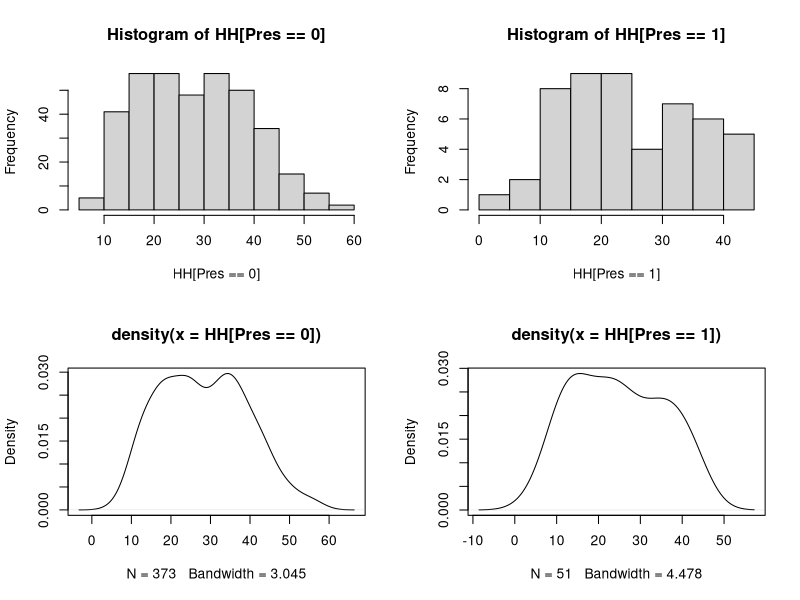
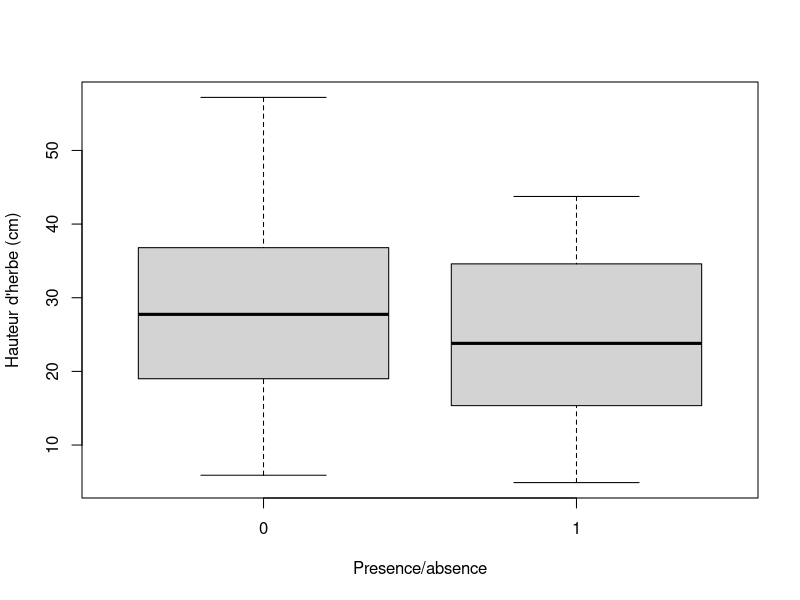
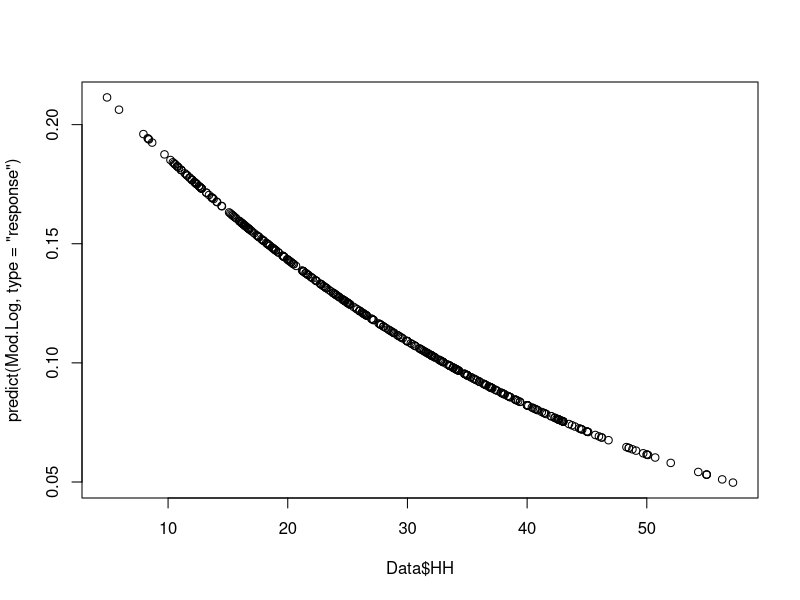
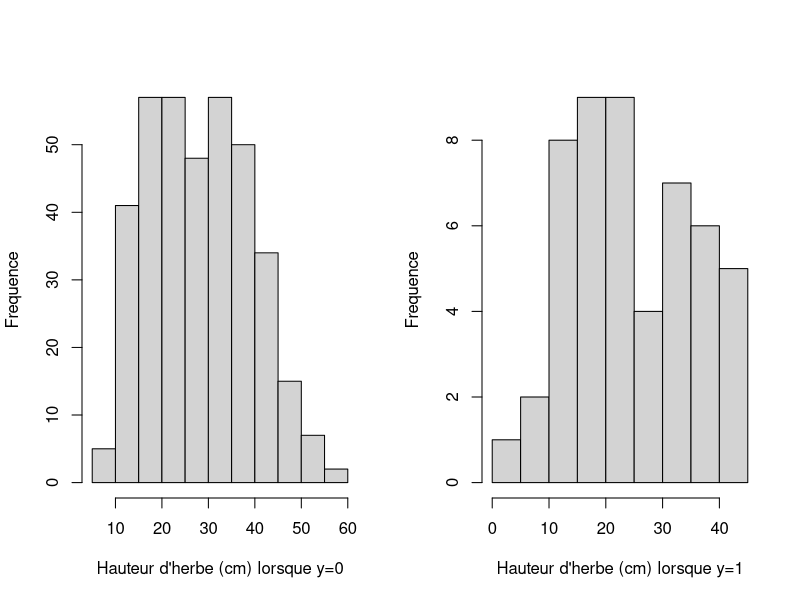
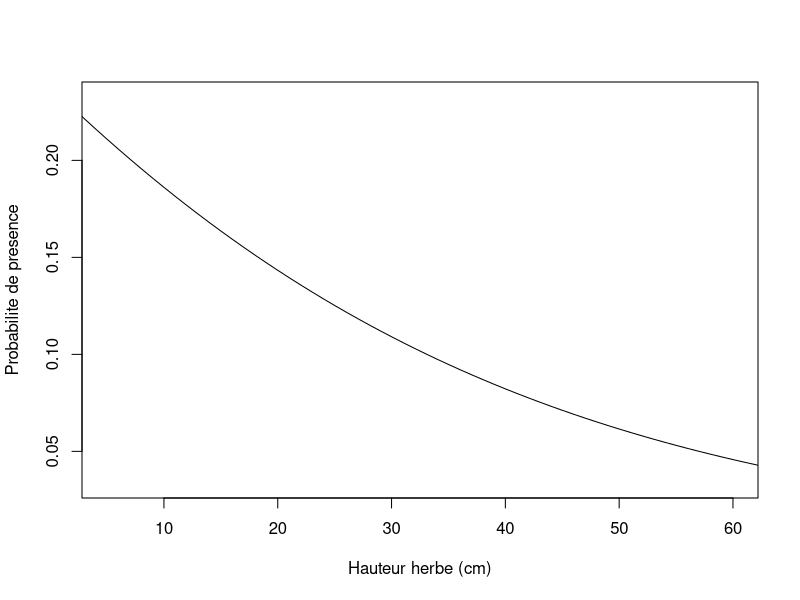
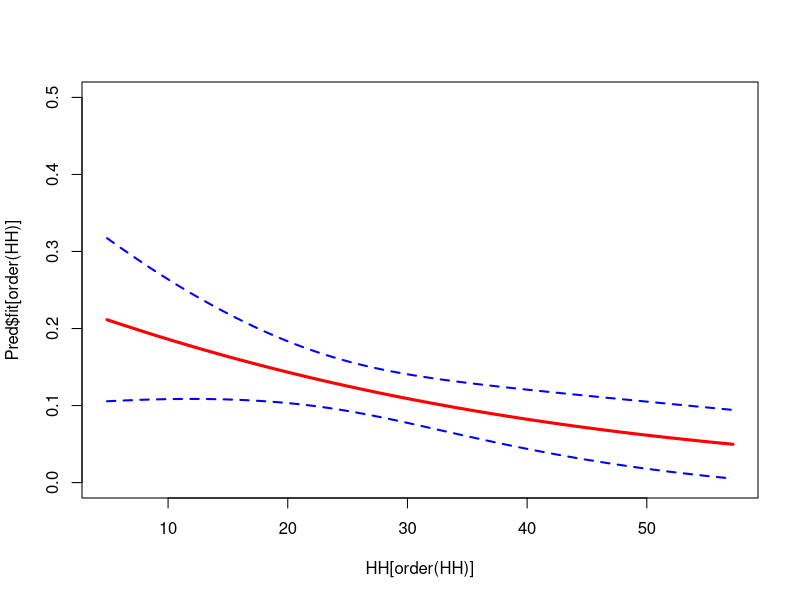

Write R code to recreate these figures, in order.
#source("f:\\David\\Projets\\LivreStat\\Programmes\\Exemple3\\ProgExemple3.txt")

TAB<-read.table('Oiseaux.txt',header=T)

print(TAB)

HH<-TAB$HauteurHerbe
Pres<-TAB$Presence

print(summary(HH[Pres==0]))
print(summary(HH[Pres==1]))
print(length(HH[Pres==0]))
print(length(HH[Pres==1]))

par(mfrow=c(2,2))
hist(HH[Pres==0])
hist(HH[Pres==1])
plot(density(HH[Pres==0]))
plot(density(HH[Pres==1]))

par(mfrow=c(1,1))
boxplot(HH~Pres, xlab="Presence/absence",ylab="Hauteur d'herbe (cm)")

Data<-data.frame(HH,Pres)

Mod.Log<-glm(Pres~HH, data=Data, family=binomial)

print(summary(Mod.Log))

print(anova(Mod.Log))
plot(Data$HH,predict(Mod.Log, type="response"))

HH.test<-1:70

Prob.Presence<-exp(Mod.Log$coefficients[1]+Mod.Log$coefficients[2]*HH.test)/(1+exp(Mod.Log$coefficients[1]+Mod.Log$coefficients[2]*HH.test))


par(mfrow=c(1,2))
hist(HH[Pres==0], xlab="Hauteur d'herbe (cm) lorsque y=0", ylab="Frequence", main=" ", cex=1.5)
hist(HH[Pres==1], xlab="Hauteur d'herbe (cm) lorsque y=1", ylab="Frequence", main=" ", cex=1.5)

X11()

plot(HH.test,Prob.Presence,xlim=c(5,60),type="l",xlab="Hauteur herbe (cm)", ylab="Probabilite de presence")

Pred<-predict(Mod.Log, type="response",se.fit=T)
PredSup<-Pred$fit+1.96*Pred$se.fit
PredInf<-Pred$fit-1.96*Pred$se.fit
plot(HH[order(HH)],Pred$fit[order(HH)],  col="red", type="l", lwd=3,ylim=c(0,0.5))
lines(HH[order(HH)],PredSup[order(HH)],col="blue",lty=2,lwd=2)
lines(HH[order(HH)],PredInf[order(HH)],col="blue",lty=2,lwd=2)
